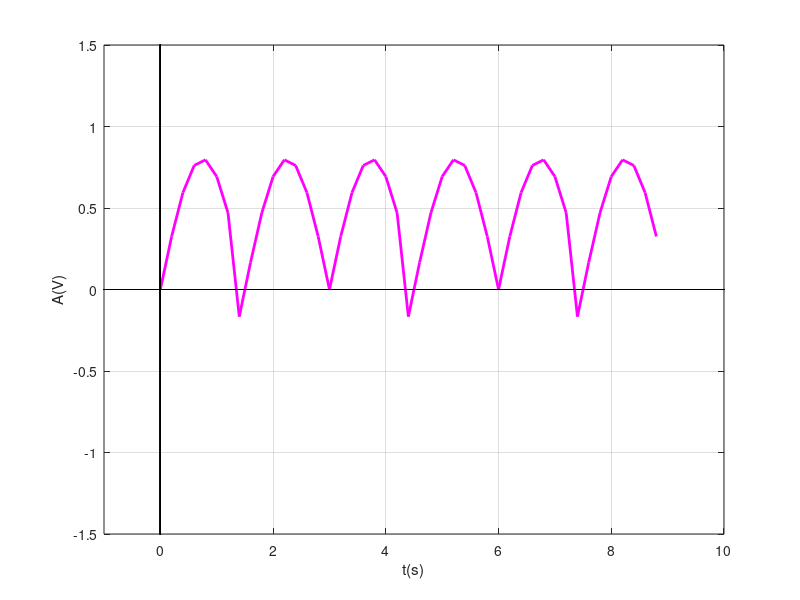

Reproduce this figure in MATLAB.
% rezolutie temporara de 200ms
% semnal sinusoidal redresat de dubla alternanta
% lucram pe un timp de 9s, pt a ilustra 3 perioade de 3s
% din cauza rezolutiei temporale prea mici, imaginea graficului este
% reprezentata cu o calitate slaba si nu este in concordanta cu graficul
% real

A = 0.8;
T = 3;
t = 0 : 0.2 : 9;
x = zeros(length(t));

% pt valorile pozitive ale semnalului s-a pastrat ordonata respectiva,
% iar pentru valorile negative ordonata punctelor a fost setata cu
% opusul acesteia pt a reprezenta dubla alternanta

x(1 : 7) = A * sin(t(1 : 7) * 2 * pi / T);
x(8 : 15) = -A * sin(t(8 : 15) * 2 * pi / T);

x(16 : 22) =  A * sin(t(16 : 22) * 2 * pi / T);
x(23 : 30) = -A * sin(t(23 : 30) * 2 * pi / T);

x(31 : 37) =  A * sin(t(31 : 37) * 2 * pi / T);
x(38 : 45) = -A * sin(t(38 : 45) * 2 * pi / T);

% variabile utilizate pentru evidentierea axei x
xaxis_1 = -20 : 0.2 : 100;
xaxis_2 = zeros(length(xaxis_1));

% variabile utilizate pentru evidentierea axei y
yaxis_1 = -2 : 0.2 : 2;
yaxis_2 = zeros(length(yaxis_1));

% reprezentare grafica:
figure(1);
title('Semnal sinusoidal redresat de dubla alternanta, subpunctul 3, 200ms');
plot(t(1:45), x(1:45), '-m', 'LineWidth', 2.0);
hold on;
plot(xaxis_1, xaxis_2, '-k', 'LineWidth', 0.5);
plot(yaxis_2, yaxis_1, '-k', 'LineWidth', 0.5);
xlabel('t(s)');
ylabel('A(V)');
axis([-1 10 -1.5 1.5]);
grid;

